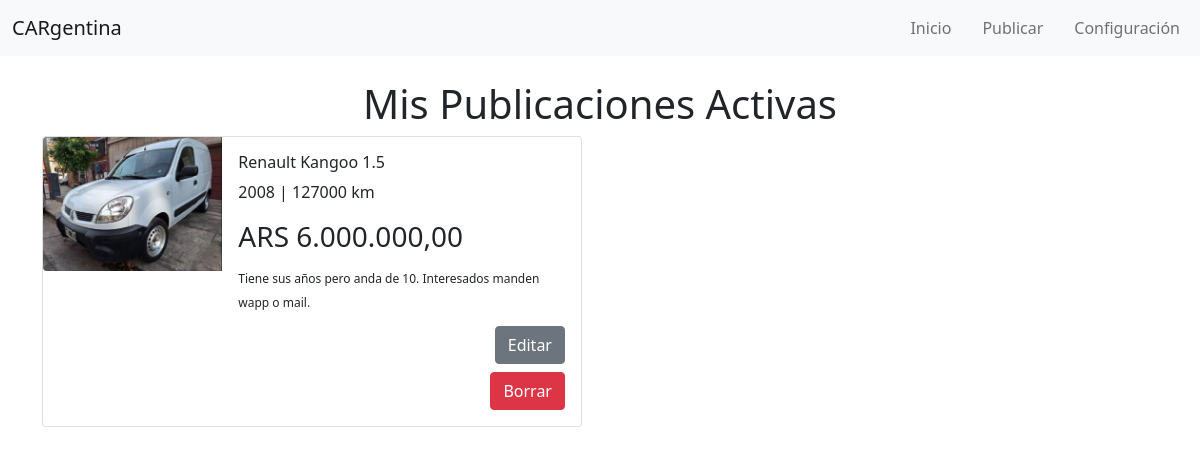
The page /mercado/configuracion/publicaciones/ (signed in) on the database its author committed.
### mercado/models.py (models this page shows, shortened)
class Vehiculo(models.Model):
    tipo = models.CharField(max_length=20, choices=[(tipo, tipo) for tipo in TIPOS])
    marca = models.CharField(max_length=20, choices=[(marca, marca) for marca in MARCAS])
    modelo = models.CharField(max_length=100)
    año = models.IntegerField()

class VentaVehiculo(Vehiculo):
    vendedor = models.ForeignKey(Usuario, on_delete=models.CASCADE, null=True, blank=True)
    kilometros = models.IntegerField()
    precio = models.DecimalField(max_digits=100, decimal_places=2)
    moneda = models.CharField(max_length=3, choices=MONEDAS, default="ARS")
    color = models.CharField(max_length=20, choices=[(color, color) for color in COLORES], default="Negro")
    imagen = models.ImageField(upload_to='media/vehiculos/')
    descripcion = models.TextField()

class Vehiculo(models.Model):
    tipo = models.CharField(max_length=20, choices=[(tipo, tipo) for tipo in TIPOS])
    marca = models.CharField(max_length=20, choices=[(marca, marca) for marca in MARCAS])
    modelo = models.CharField(max_length=100)
    año = models.IntegerField()

### mercado/views.py (the view)
# urls.py: path('configuracion/publicaciones/', views.publicaciones_usuario, name='publicaciones_usuario'),
@login_required
def publicaciones_usuario(request):
    publicaciones = VentaVehiculo.objects.filter(vendedor=request.user)
    return render(request, 'barra/configuracion/publicaciones_usuario.html', {'publicaciones': publicaciones})

### mercado/templatetags/custom_filters.py (called while the page is built)
@register.filter
def custom_format(value):
    if value is None:
        return ""
    try:
        value = float(value)
    except ValueError:
        return value
    return "{:,.2f}".format(value).replace(",", "X").replace(".", ",").replace("X", ".")

### mercado/templates/barra/configuracion/publicaciones_usuario.html (shortened to what this page needs)
{% extends "mercado/base_mercado.html" %}
{% load custom_filters %}
{% block content %}
<h1 class="text-center">Mis Publicaciones Activas</h1>
{% if publicaciones %}
    {% for publicacion in publicaciones %}
    <div class="card mb-3" style="max-width: 540px;">
        <div class="row g-0">
            <div class="col-md-4">
                <img src="{{ publicacion.imagen.url }}" class="img-fluid rounded-start" alt="Imagen del vehículo">
            </div>
            <div class="col-md-8">
                <div class="card-body">
                    <h6 class="card-title">{{ publicacion.marca }} {{ publicacion.modelo }} </h6>
                    <p class="card-text">{{ publicacion.año }} | {{publicacion.kilometros}} km</p>
                    <h3 class="card-text">{{ publicacion.moneda }} {{ publicacion.precio|custom_format }}</h3>
                    <p class="card-text">
                        <sub>{{publicacion.descripcion}}</sub>
                    </p>
                    <div class="text-end">
                        <a href="{% url 'mercado:editar_publicacion' publicacion.id %}" class="btn btn-secondary mb-2">Editar</a>
                        <form method="post" action="{% url 'mercado:borrar_publicacion' publicacion.id %}">
                            <button type="submit" class="btn btn-danger">Borrar</button>
                        </form>
                    </div>
                </div>
            </div>
        </div>
    </div>
    {% endfor %}
{% else %}
    <p>No tienes publicaciones activas en este momento.</p>
{% endif %}
{% endblock %}

### rows shown on the page
VentaVehiculo: imagen (picture), marca "Renault", modelo "Kangoo 1.5", año "2008", kilometros "127000", moneda "ARS", precio|custom_format "6.000.000,00", descripcion "Tiene sus años pero anda de 10. Interesados manden wapp o mail."
